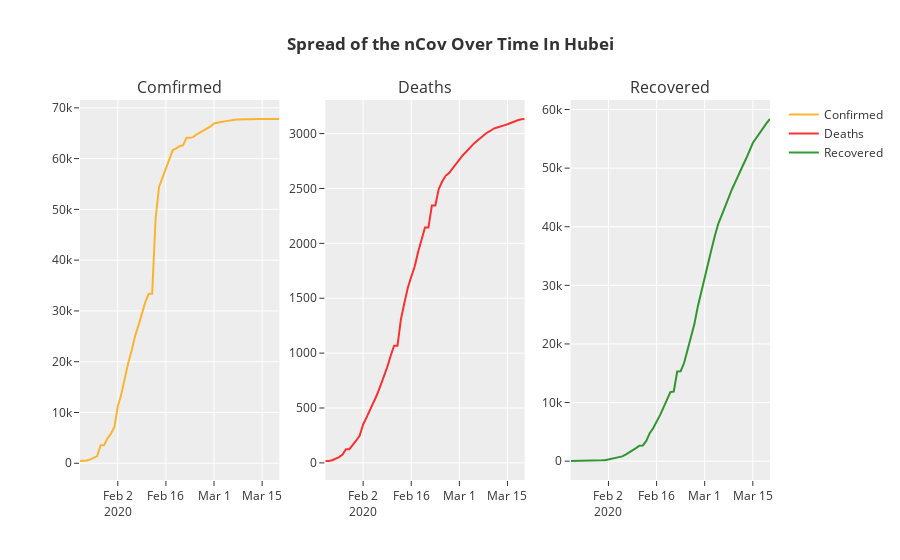

Notebook code for this chart:
### Markdown cell above
## Hubei - Spread Over Time

### Code cell
plot = make_subplots(rows=1, cols=3, subplot_titles=("Comfirmed", "Deaths", "Recovered"))

# to plot the spread over time, we would need the data distribution spread over time starting from 22nd Jan 2020
# so we will extract the sub-set from the original data.
hubei_data_over_time = nCoV_data[nCoV_data['State'] == 'Hubei']

subPlot1 = go.Scatter(
                x=hubei_data_over_time['Date'],
                y=hubei_data_over_time['Confirmed'],
                name="Confirmed",
                line_color='orange',
                opacity=0.8)
subPlot2 = go.Scatter(
                x=hubei_data_over_time['Date'],
                y=hubei_data_over_time['Deaths'],
                name="Deaths",
                line_color='red',
                opacity=0.8)

subPlot3 = go.Scatter(
                x=hubei_data_over_time['Date'],
                y=hubei_data_over_time['Recovered'],
                name="Recovered",
                line_color='green',
                opacity=0.8)

plot.append_trace(subPlot1, 1, 1)
plot.append_trace(subPlot2, 1, 2)
plot.append_trace(subPlot3, 1, 3)
plot.update_layout(template="ggplot2", title_text = '<b>Spread of the nCov Over Time In Hubei</b>')
plot.show()
